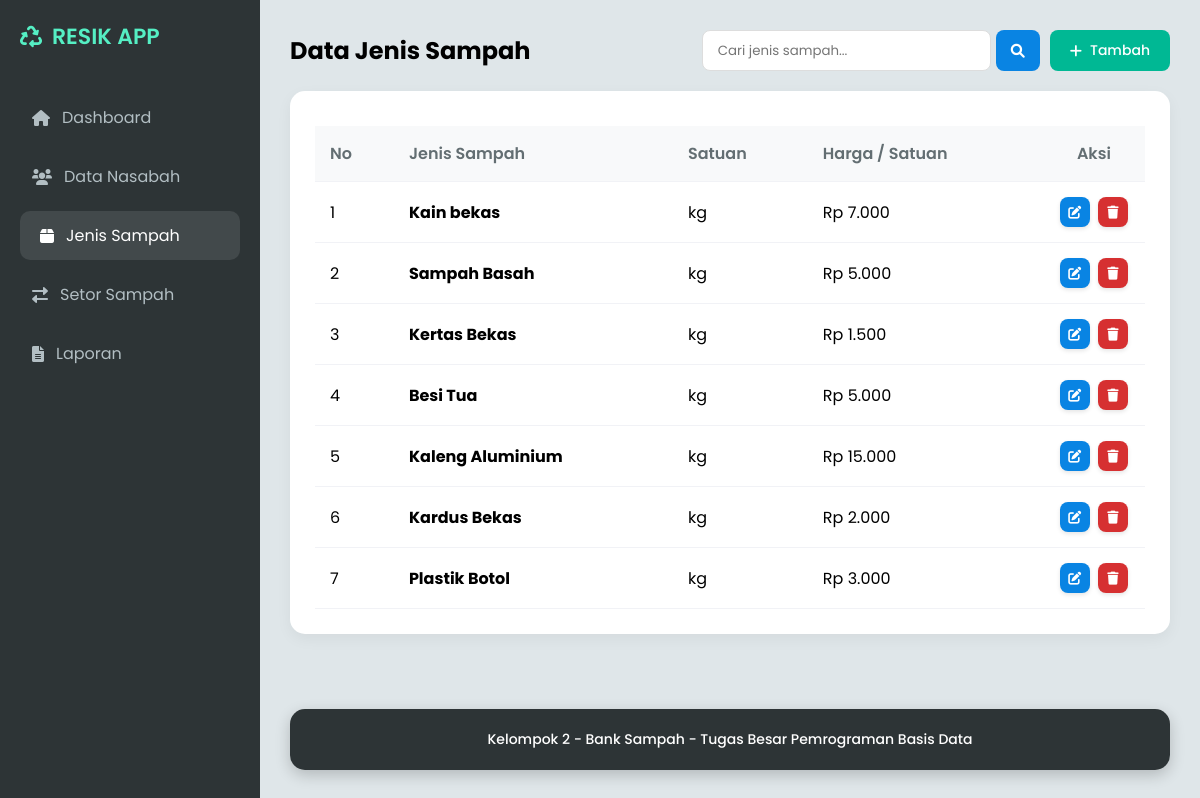
Screenshot of /halaman/sampah/sampah.php with the database file from the repository.
### tables this page shows
CREATE TABLE `jenis_sampah` (
  `id_jenis` int(11) NOT NULL,
  `nama_jenis` varchar(50) NOT NULL,
  `satuan` varchar(20) DEFAULT 'kg',
  `harga_per_satuan` decimal(10,2) NOT NULL
);

### halaman/sampah/sampah.php (the view, shortened to what this page needs)
<?php
include '../../Koneksi/koneksi.php';
$where = "";
?>
<!DOCTYPE html>
<html lang="id">
<head>
    <link href="https://cdnjs.cloudflare.com/ajax/libs/font-awesome/6.0.0/css/all.min.css" rel="stylesheet">
    <link rel="stylesheet" href="../../aset/css/style.css?v=<?= time(); ?>">
</head>
<body>
    <div class="sidebar">
        <div class="brand"><i class="fas fa-recycle"></i> RESIK APP</div>
        <nav class="menu">
            <a href="../../index.php"><i class="fas fa-home"></i> Dashboard</a>
            <a href="../nasabah/nasabah.php"><i class="fas fa-users"></i> Data Nasabah</a>
            <a href="sampah.php" class="active"><i class="fas fa-box"></i> Jenis Sampah</a>
            <a href="../transaksi/transaksi.php"><i class="fas fa-exchange-alt"></i> Setor Sampah</a>
            <a href="../laporan/laporan.php"><i class="fas fa-file-alt"></i> Laporan</a>
        </nav>
    </div>
    <div class="main-content">
        <div class="header">
            <h2>Data Jenis Sampah</h2>
            <div class="search-box">
                <form action="" method="GET" style="display: flex; gap: 5px;">
                    <input type="text" name="cari" placeholder="Cari jenis sampah..." value="<?= isset($_GET['cari']) ? $_GET['cari'] : '' ?>">
                    <button type="submit" class="btn btn-blue" style="padding: 8px 15px;"><i class="fas fa-search"></i></button>
                </form>
                <button onclick="openModal()" class="btn btn-green"><i class="fas fa-plus"></i> Tambah</button>
            </div>
        </div>
        <div class="card">
            <table>
                <thead>
                    <tr>
                        <th>No</th>
                        <th>Jenis Sampah</th>
                        <th>Satuan</th>
                        <th>Harga / Satuan</th>
                        <th class="col-aksi">Aksi</th>
                    </tr>
                </thead>
                <tbody>
                    <?php
                    $no = 1;
                    $data = mysqli_query($koneksi, "SELECT * FROM jenis_sampah $where ORDER BY id_jenis DESC");
                    while($row = mysqli_fetch_assoc($data)):
                    ?>
                    <tr>
                        <td><?= $no++ ?></td>
                        <td><b><?= $row['nama_jenis'] ?></b></td>
                        <td><?= $row['satuan'] ?></td>
                        <td>Rp <?= number_format($row['harga_per_satuan'], 0, ',', '.') ?></td>
                        <td class="col-aksi">
                            <button onclick="edit(<?= $row['id_jenis'] ?>, '<?= $row['nama_jenis'] ?>', '<?= $row['satuan'] ?>', '<?= $row['harga_per_satuan'] ?>')" class="btn btn-blue btn-icon"><i class="fas fa-edit"></i></button>
                            <a href="sampah.php?hapus=<?= $row['id_jenis'] ?>" class="btn btn-red btn-icon" onclick="return confirm('Yakin hapus? Data transaksi terkait juga akan terhapus!')"><i class="fas fa-trash"></i></a>
                        </td>
                    </tr>
                    <?php endwhile; ?>
                </tbody>
            </table>
        </div>
        <div class="footer">
            <p>Kelompok 2 - Bank Sampah - Tugas Besar Pemrograman Basis Data</p>
        </div>
    </div>
</body>
</html>

### aset/css/style.css (style rules this page uses)
:root { --primary: #00b894; --primary-dark: #019f7d; --dark: #2d3436; --light-bg: #dfe6e9; --text-muted: #b2bec3; --danger: #d63031; --info: #0984e3; --white: #ffffff; }
* { margin: 0; padding: 0; box-sizing: border-box; font-family: 'Poppins', sans-serif; }
body { background-color: var(--light-bg); display: flex; min-height: 100vh; }
.sidebar { width: 260px; background: var(--dark); color: var(--white); padding: 20px; position: fixed; height: 100%; display: flex; flex-direction: column; }
.brand { font-size: 22px; font-weight: 600; margin-bottom: 40px; color: #55efc4; display: flex; align-items: center; gap: 10px; }
.menu { display: flex; flex-direction: column; gap: 10px; }
.menu a { text-decoration: none; color: var(--text-muted); padding: 12px; border-radius: 10px; transition: 0.3s; display: flex; align-items: center; gap: 12px; }
.menu a:hover, .menu a.active { background: rgba(255, 255, 255, 0.1); color: var(--white); padding-left: 20px; }
.main-content { margin-left: 260px; flex: 1; padding: 30px; }
.header { display: flex; justify-content: space-between; align-items: center; margin-bottom: 20px; }
.btn { padding: 10px 20px; border-radius: 8px; border: none; cursor: pointer; color: var(--white); font-weight: 500; display: inline-flex; align-items: center; gap: 8px; text-decoration: none; font-size: 14px; transition: 0.2s; }
.btn-icon { width: 30px; height: 30px; padding: 0; border-radius: 8px; display: inline-flex; justify-content: center; align-items: center; font-size: 13px; margin: 0 2px; box-shadow: 0 2px 4px rgba(0,0,0,0.1); }
.btn-green { background: var(--primary); }
.btn-red { background: var(--danger); }
.btn-blue { background: var(--info); }
.card { background: var(--white); padding: 25px; border-radius: 15px; box-shadow: 0 5px 15px rgba(0, 0, 0, 0.05); margin-bottom: 30px; }
table { width: 100%; border-collapse: collapse; margin-top: 10px; }
th, td { padding: 15px; text-align: left; border-bottom: 1px solid #f1f2f6; vertical-align: middle; }
.col-aksi { text-align: center; white-space: nowrap; width: 100px; min-width: 80px; }
th { background: #f8f9fa; color: #636e72; font-weight: 600; }
.search-box { display: flex; gap: 10px; }
.search-box input { padding: 8px 15px; border-radius: 8px; border: 1px solid #ddd; outline: none; }
.footer { margin-top: auto; padding: 20px; background: var(--dark); color: var(--white); border-radius: 15px; box-shadow: 0 5px 15px rgba(0, 0, 0, 0.2); text-align: center; font-size: 14px; font-weight: 500; display: flex; justify-content: center; align-items: center; gap: 10px; width: 100%; }
.main-content { display: flex; flex-direction: column; min-height: 100vh; }

### rows the page displays
jenis_sampah: nama_jenis "Kain bekas", satuan "kg", harga_per_satuan "7.000"
jenis_sampah: nama_jenis "Sampah Basah", satuan "kg", harga_per_satuan "5.000"
jenis_sampah: nama_jenis "Kertas Bekas", satuan "kg", harga_per_satuan "1.500"
jenis_sampah: nama_jenis "Besi Tua", satuan "kg", harga_per_satuan "5.000"
jenis_sampah: nama_jenis "Kaleng Aluminium", satuan "kg", harga_per_satuan "15.000"
jenis_sampah: nama_jenis "Kardus Bekas", satuan "kg", harga_per_satuan "2.000"
jenis_sampah: nama_jenis "Plastik Botol", satuan "kg", harga_per_satuan "3.000"
